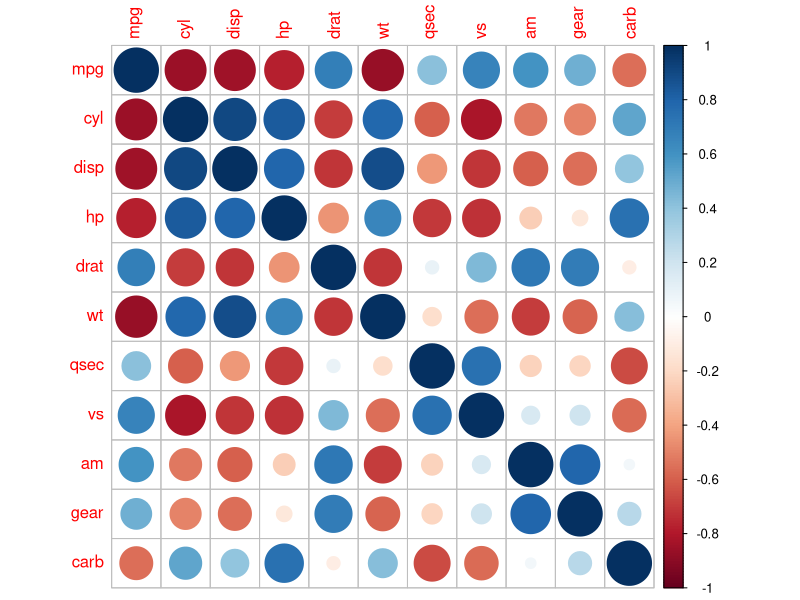
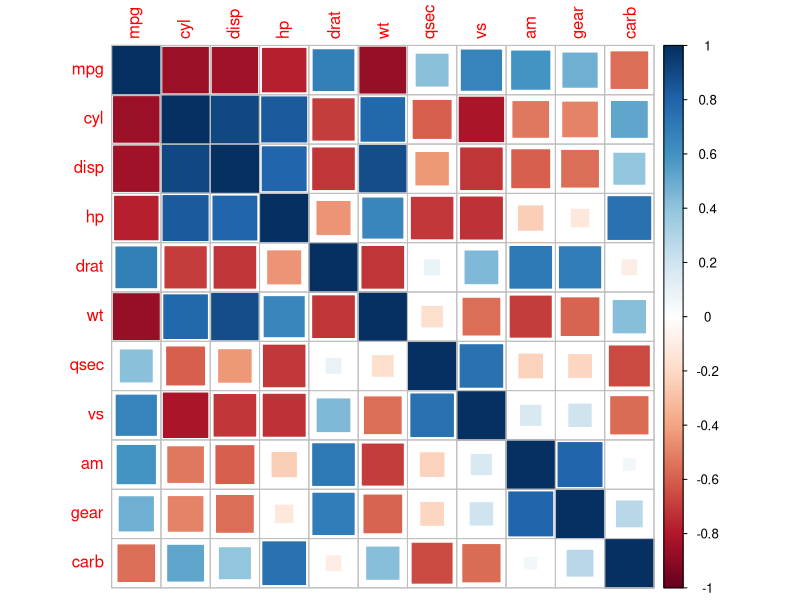
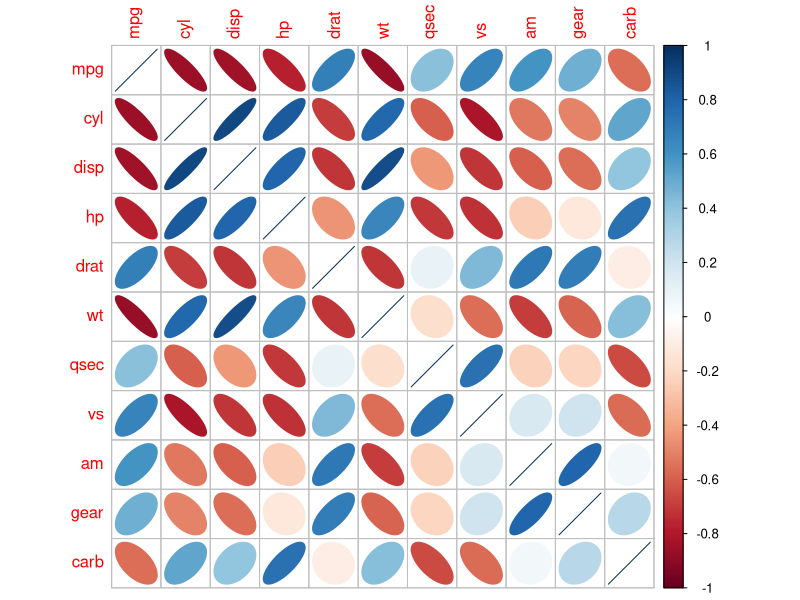
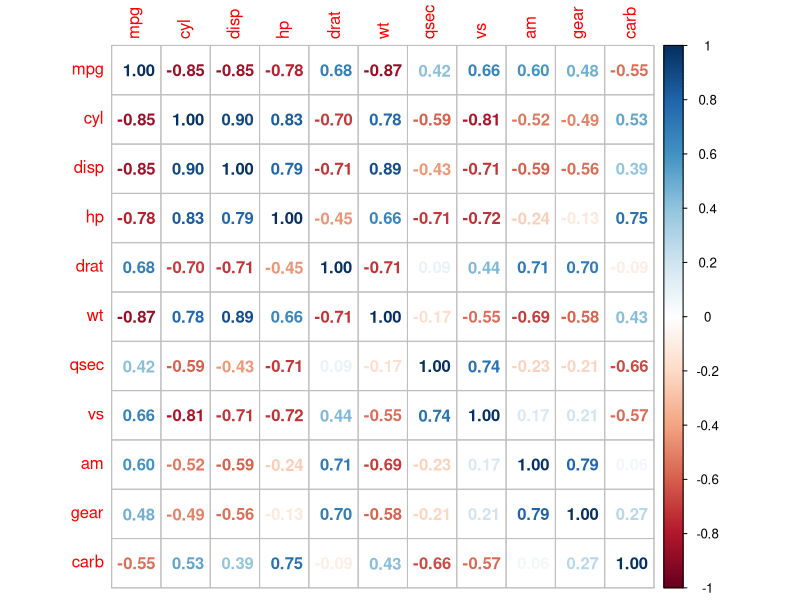
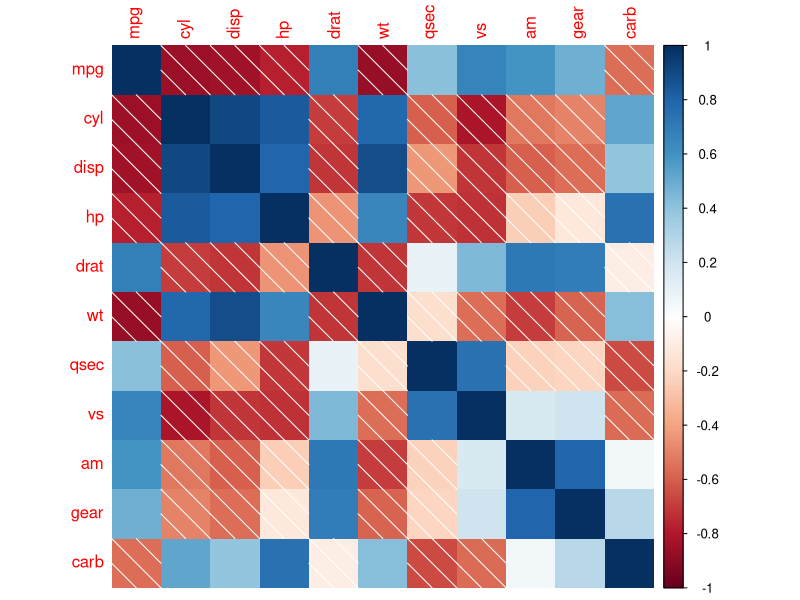
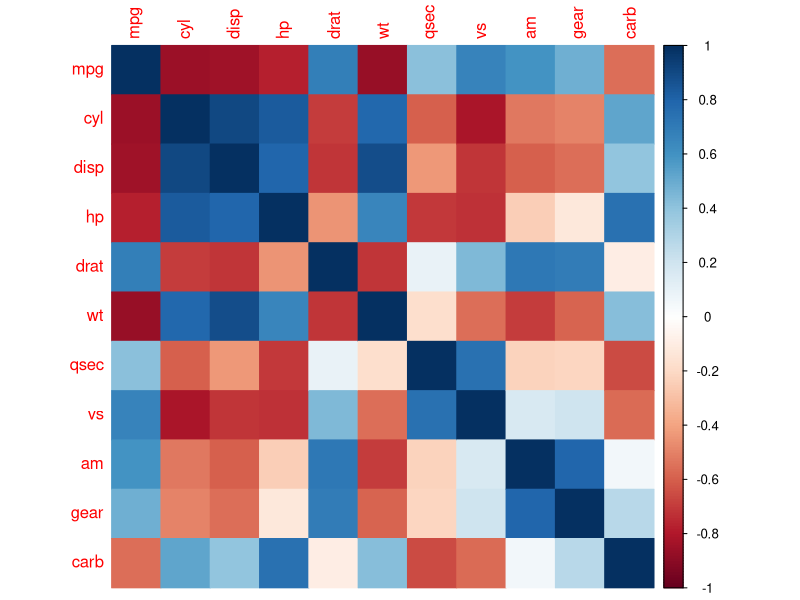
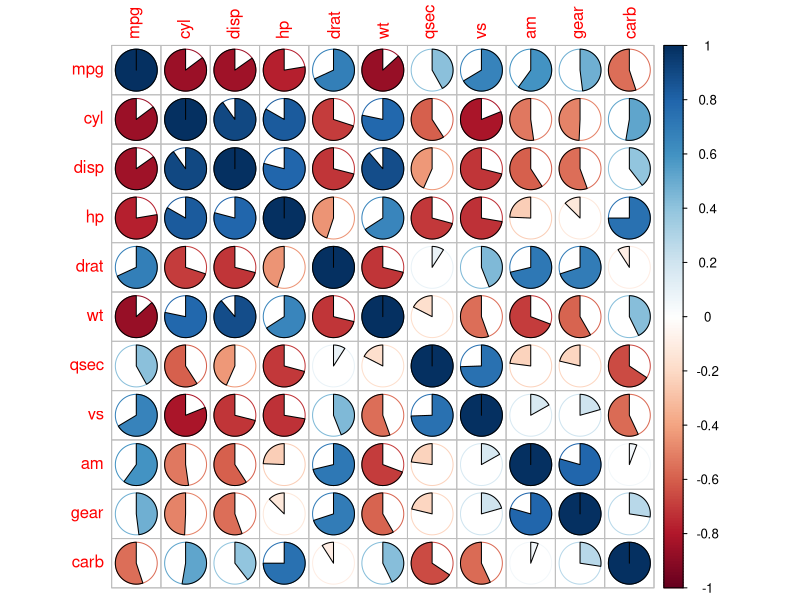
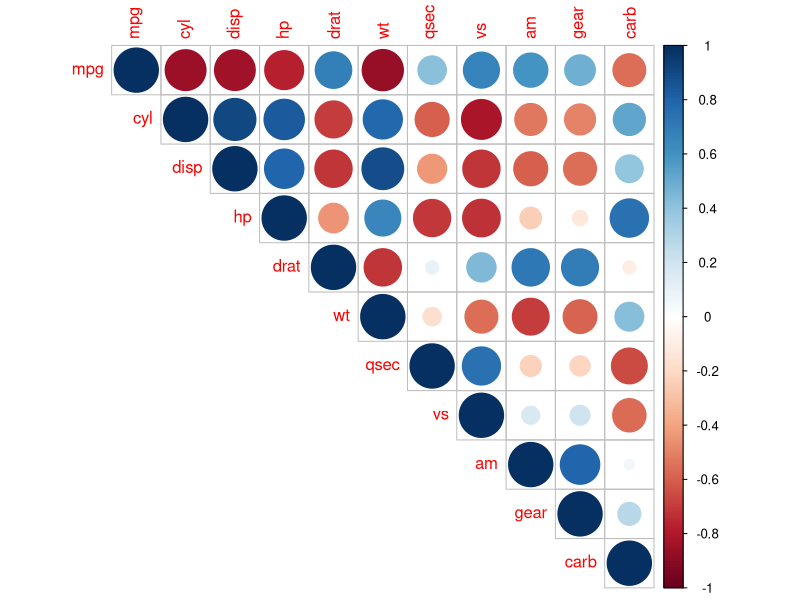

These charts were generated, in order, by the following R code:
## ---- chunk 1
set.seed(0) # we need reproducible results
knitr::opts_chunk$set(
  out.extra = 'style="display:block; margin: auto"',
  fig.align = "center",
  fig.path = "webimg/",
  fig.width = 6,
  fig.height = 6,
  dev = "png")

get_os <- function(){
  sysinf <- Sys.info()
  if (!is.null(sysinf)){
    os <- sysinf['sysname']
    if (os == 'Darwin')
      os <- "osx"
  } else { ## mystery machine
    os <- .Platform$OS.type
    if (grepl("^darwin", R.version$os))
      os <- "osx"
    if (grepl("linux-gnu", R.version$os))
      os <- "linux"
  }
  tolower(os)
}
if(get_os() =='windows' & capabilities('cairo')){
  knitr::opts_chunk$set(dev.args = list(type="cairo"))
}
## ---- chunk 2
library(corrplot)
M <- cor(mtcars)
corrplot(M, method = "circle")
corrplot(M, method = "square")
corrplot(M, method = "ellipse")
corrplot(M, method = "number") # Display the correlation coefficient
corrplot(M, method = "shade")
corrplot(M, method = "color")
corrplot(M, method = "pie")
## ---- chunk 3
corrplot(M, type = "upper")
corrplot(M, type = "upper")
## ---- chunk 4
corrplot.mixed(M)
corrplot.mixed(M, lower.col = "black", number.cex = .7)
corrplot.mixed(M, lower = "ellipse", upper = "circle")
corrplot.mixed(M, lower = "square", upper = "circle", tl.col = "black")
## ---- chunk 5
corrplot(M, order = "AOE")
corrplot(M, order = "hclust")
corrplot(M, order = "FPC")
corrplot(M, order = "alphabet")
## ---- chunk 6
corrplot(M, order = "hclust", addrect = 2)
corrplot(M, order = "hclust", addrect = 3)
## ---- chunk 7
# Change background color to lightblue
corrplot(M, type = "upper", order = "hclust",
         col = c("black", "white"), bg = "lightblue")
## ---- chunk 8
col1 <- colorRampPalette(c("#7F0000", "red", "#FF7F00", "yellow", "white",
                           "cyan", "#007FFF", "blue", "#00007F"))
col2 <- colorRampPalette(c("#67001F", "#B2182B", "#D6604D", "#F4A582",
                           "#FDDBC7", "#FFFFFF", "#D1E5F0", "#92C5DE",
                           "#4393C3", "#2166AC", "#053061"))
col3 <- colorRampPalette(c("red", "white", "blue"))	
col4 <- colorRampPalette(c("#7F0000", "red", "#FF7F00", "yellow", "#7FFF7F",
                           "cyan", "#007FFF", "blue", "#00007F"))
whiteblack <- c("white", "black")

## using these color spectra
corrplot(M, order = "hclust", addrect = 2, col = col1(100))
corrplot(M, order = "hclust", addrect = 2, col = col2(50))
corrplot(M, order = "hclust", addrect = 2, col = col3(20))
corrplot(M, order = "hclust", addrect = 2, col = col4(10))
corrplot(M, order = "hclust", addrect = 2, col = whiteblack, bg = "gold2")
## ---- chunk 9
corrplot(M, order = "hclust", addrect = 2, col = heat.colors(100))
corrplot(M, order = "hclust", addrect = 2, col = terrain.colors(100))
corrplot(M, order = "hclust", addrect = 2, col = cm.colors(100))
corrplot(M, order = "hclust", addrect = 2, col = gray.colors(100))
## ---- chunk 10
library(RColorBrewer)

corrplot(M, type = "upper", order = "hclust",
         col = brewer.pal(n = 8, name = "RdBu"))
corrplot(M, type = "upper", order = "hclust",
         col = brewer.pal(n = 8, name = "RdYlBu"))
corrplot(M, type = "upper", order = "hclust",
         col = brewer.pal(n = 8, name = "PuOr"))
## ---- chunk 11
## remove color legend, text legend and principal diagonal glyph
corrplot(M, order = "AOE", cl.pos = "n", tl.pos = "n", diag = FALSE)  

## bottom  color legend, diagonal text legend, rotate text label
corrplot(M, order = "AOE", cl.pos = "b", tl.pos = "d")

## a wider color legend with numbers right aligned
corrplot(M, order = "AOE", cl.ratio = 0.2, cl.align = "r")

## text labels rotated 45 degrees
corrplot(M, type = "lower", order = "hclust", tl.col = "black", tl.srt = 45)
## ---- chunk 12
corrplot(abs(M),order = "AOE", col = col3(200), cl.lim = c(0, 1))
## visualize a  matrix in [-100, 100]
ran <- round(matrix(runif(225, -100,100), 15))
corrplot(ran, is.corr = FALSE, method = "square")
## a beautiful color legend 
corrplot(ran, is.corr = FALSE, method = "ellipse", cl.lim = c(-100, 100))
## ---- chunk 13
ran <- matrix(rnorm(70), ncol = 7)
corrplot(ran, is.corr = FALSE, win.asp = .7, method = "circle")
## ---- chunk 14
M2 <- M
diag(M2) = NA
corrplot(M2)
corrplot(M2, na.label = "o")
corrplot(M2, na.label = "NA")
## ---- chunk 15
M2 <- M[1:5,1:5]
colnames(M2) <- c("alpha", "beta", ":alpha+beta", ":alpha[0]", "=alpha[beta]")
rownames(M2) <- c("$alpha", "$beta", NA, "$alpha[0]", "$alpha[beta]")
corrplot(M2)
## ---- chunk 16
res1 <- cor.mtest(mtcars, conf.level = .95)
res2 <- cor.mtest(mtcars, conf.level = .99)

## specialized the insignificant value according to the significant level
corrplot(M, p.mat = res1$p, sig.level = .2)
corrplot(M, p.mat = res1$p, sig.level = .05)
corrplot(M, p.mat = res1$p, sig.level = .01)

## leave blank on no significant coefficient
corrplot(M, p.mat = res1$p, insig = "blank")

## add p-values on no significant coefficient
corrplot(M, p.mat = res1$p, insig = "p-value")

## add all p-values
corrplot(M, p.mat = res1$p, insig = "p-value", sig.level = -1)

## add cross on no significant coefficient 
corrplot(M, p.mat = res1$p, order = "hclust", insig = "pch", addrect = 3)
## ---- chunk 17
corrplot(M, low = res1$lowCI, upp = res1$uppCI, order = "hclust",
         rect.col = "navy", plotC = "rect", cl.pos = "n")
corrplot(M, p.mat = res1$p, low = res1$lowCI, upp = res1$uppCI,
         order = "hclust", pch.col = "red", sig.level = 0.01,
         addrect = 3, rect.col = "navy", plotC = "rect", cl.pos = "n")
## ---- chunk 18
res1 <- cor.mtest(mtcars, conf.level = .95)

corrplot(M, p.mat = res1$p, insig = "label_sig",
         sig.level = c(.001, .01, .05), pch.cex = .9, pch.col = "white")
corrplot(M, p.mat = res1$p, method = "color",
         insig = "label_sig", pch.col = "white")
corrplot(M, p.mat = res1$p, method = "color", type = "upper",
         sig.level = c(.001, .01, .05), pch.cex = .9,
         insig = "label_sig", pch.col = "white", order = "AOE")
corrplot(M, p.mat = res1$p, insig = "label_sig", pch.col = "white",
         pch = "p<.05", pch.cex = .5, order = "AOE")
## ---- chunk 19
n <- 100
m <- 10
DATASET <- matrix(runif(n * m), nrow = m, ncol = n)

# A 100x100 correlation matrix, tl.cex = 0.45
corrplot(cor(DATASET), method = "color", type = "upper",
         order = "FPC", tl.pos = "td", tl.cex = 0.45)
